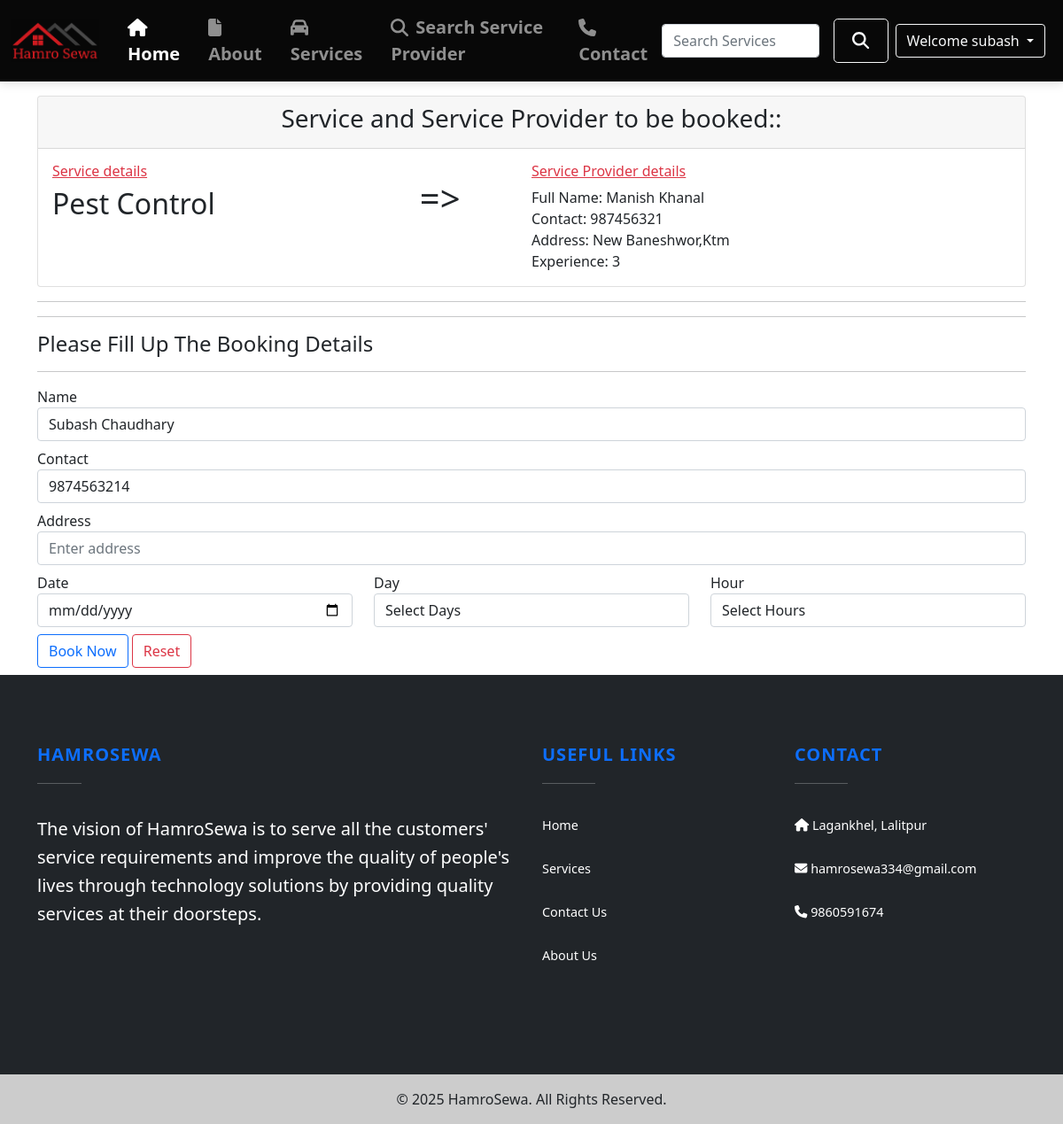
The app's page /booking/2 (signed in) with its own data.
### home/models.py (models this page shows, shortened)
class Service_Man(models.Model):
    status = models.ForeignKey(Status, on_delete=models.CASCADE, null=True)
    city = models.ForeignKey(City, on_delete=models.CASCADE, null=True, blank=True)
    user = models.ForeignKey(User, on_delete=models.CASCADE, null=True)
    phone = models.CharField(max_length=20, null=True)
    image = models.ImageField(upload_to='service_man/', null=True)
    cert = models.FileField(upload_to='service_man/', null=True, default='service_man/certificate.png')
    address = models.CharField(max_length=100, null=True)
    service = models.ForeignKey(Service, on_delete=CASCADE, null=True, blank=True)
    experience = models.IntegerField(default=0)
    date_joined = models.DateField(auto_now_add=True)

class Service(models.Model):
    service_id = models.AutoField(primary_key=True)
    service_name = models.CharField(max_length=50)
    service_desc = models.TextField()
    image = models.FileField(null=True)
    pub_date = models.DateField(auto_now_add=True)

class Customer(models.Model):
    user = models.ForeignKey(User, on_delete=models.CASCADE, null=True)
    phone = models.CharField(max_length=20, null=True)
    address = models.CharField(max_length=100, null=True)
    image = models.ImageField(upload_to='customer/', null=True)
    date_joined = models.DateField(auto_now_add=True)

### home/views.py (the view, shortened to what this page needs)
# urls.py: path('booking/<int:pid>', views.customerBooking, name='booking'),
@login_required(login_url='login')
def customerBooking(request, pid):
    if not request.user.is_authenticated:
        return redirect('login')
    try:
        customer = Customer.objects.get(user=request.user)
    except:
        messages.error(request, 'You must be customer to book a service!!')
        return redirect('services')
    u = User.objects.get(id=pid)
    serv = Service_Man.objects.get(user=u)
    return render(request, 'booking.html', {'serv': serv, 'customer': customer})

### templates/booking.html (shortened to what this page needs)
{% extends 'base.html' %}
{% block body %}
<div class="container mt-3">
    <div class="card">
        <div class="card-header">
            <h3 class="text-center">Service and Service Provider to be booked:: </h3>
        </div>
        <div class="card-body row">
            <div class="col-md-4">
                <h6 class="text-danger"><u> Service details</u></h6>
                <h2 class="card-title">{{serv.service.service_name}}</h2>
            </div>
            <div class="col-md-1 m-3">
                <h1> => </h1>
            </div>
            <div class="col-md-6 p-0 m-0">
                <h6 class="text-danger"><u> Service Provider details</u></h6>
                <p class="m-0">Full Name: {{serv.user.first_name}} {{serv.user.last_name}}</p>
                <p class="m-0">Contact: {{serv.phone}}</p>
                <p class="m-0">Address: {{serv.address}}</p>
                <p class="m-0">Experience: {{serv.experience}}</p>
            </div>
        </div>
    </div>
    <hr>
    <hr>
    <div>
        <h4>Please Fill Up The Booking Details</h4>
        <hr>
        <form action="" method="POST">
            <div class="form-group mt-2">
                <label>Name</label>
                <input type="text" class="form-control" name="name" placeholder="Enter Name" value="{{customer.user.first_name}} {{customer.user.last_name}}" required>
            </div>
            <div class="form-group my-2">
                <label>Contact</label>
                <input type="tel" class="form-control" name="phone" placeholder="Enter Phone" value="{{customer.phone}}" required>
            </div>
            <div class="form-group">
                <label>Address</label>
                <input type="text" class="form-control" name="address" placeholder="Enter address" required>
            </div>
            <div class="form-group mt-2">
                <div class="row">
                    <div class="col">
                        <label>Date</label>
                        <input type="date" class="form-control" name="date" placeholder="Enter Date" required>
                    </div>
                    <div class="col">
                        <label>Day</label>
                        <select class="form-control" name="day" required>
                            <option>Select Days</option>
                        </select>
                    </div>
                    <div class="col">
                        <label>Hour</label>
                        <select class="form-control" name="hour" required>
                            <option>Select Hours</option>
                        </select>
                    </div>
                </div>
            </div>
            <div class="form-group my-2">
                <button type="submit" class="btn btn-outline-primary" onclick="booked()">Book Now</button>
                <button type="reset" class="btn btn-outline-danger">Reset</button>
            </div>
        </form>
    </div>
</div>
{% endblock %}

### templates/base.html (shortened to what this page needs)
{% load static %}
<!DOCTYPE html>
<html lang="en">
<head>
    <link rel="stylesheet" href="https://cdnjs.cloudflare.com/ajax/libs/jquery-confirm/3.3.2/jquery-confirm.min.css">
    <link href="https://cdn.jsdelivr.net/npm/bootstrap@5.0.1/dist/css/bootstrap.min.css" rel="stylesheet"
>
    <link rel="stylesheet" href="https://cdnjs.cloudflare.com/ajax/libs/font-awesome/4.7.0/css/font-awesome.min.css">
    <link rel="stylesheet" href="https://stackpath.bootstrapcdn.com/font-awesome/4.7.0/css/font-awesome.min.css">
<link rel="stylesheet" href="https://cdnjs.cloudflare.com/ajax/libs/font-awesome/6.4.0/css/all.min.css"
integrity="sha512-iecdLmaskl7CVkqkXNQ/ZH/XLlvWZOJyj7Yy7tcenmpD1ypASozpmT/E0iPtmFIB46ZmdtAc9eNBvH0H/ZpiBw=="
crossorigin="anonymous" />
    <link rel="stylesheet" href="{% static '/css/style.css' %}">
</head>
<body>
<nav class="navbar navbar-expand-lg navbar-dark" style="background-color: #080808; box-shadow: 0 4px 10px rgba(0,0,0,0.1);">
    <div class="container-fluid">
        <a class="navbar-brand" href="/"><img src="{% static 'img/logo11.png' %}" style="width: 100px;" /></a>
        <div class="collapse navbar-collapse" id="navbarSupportedContent">
            <ul class="navbar-nav me-auto mb-2 mb-lg-0" style="font-weight: 600;">
                <li class="nav-item mx-2">
                    <a class="nav-link active fs-5" aria-current="page" href="/">
                        <i class="fa fa-home" style="padding-right: 8px;"></i>Home
                    </a>
                </li>
                <li class="nav-item mx-2">
                    <a class="nav-link fs-5" href="/about">
                        <i class="fa fa-file" style="padding-right: 8px;"></i>About
                    </a>
                </li>
                <li class="nav-item mx-2">
                    <a class="nav-link fs-5" href="/services">
                        <i class="fa fa-car" style="padding-right: 8px;"></i>Services
                    </a>
                </li>
                <li class="nav-item mx-2">
                    <a class="nav-link fs-5" href="{% url 'search_user' %}">
                        <i class="fa fa-search" style="padding-right: 8px;"></i>Search Service Provider
                    </a>
                </li>
                <li class="nav-item mx-2">
                    <a class="nav-link fs-5" href="/contact">
                        <i class="fa fa-phone" style="padding-right: 8px;"></i>Contact
                    </a>
                </li>
            </ul>
            <form class="d-flex align-items-center" action="/search" method="GET">
                <input class="form-control me-3" type="search" name="search" id="search"
                       placeholder="Search Services" aria-label="Search" required>
                <button class="btn btn-outline-light btn-lg" type="submit" style="font-size: 1.2rem; padding: 10px 20px;">
                    <i class="fa fa-search"></i>
                </button>
            </form>
            <div class="m-2">
                {% if user.is_authenticated %}
                <span class="dropdown">
                    <button class="btn btn-outline-light dropdown-toggle" type="button" id="userid"
                        data-bs-toggle="dropdown" aria-expanded="false">
                        Welcome {{request.user}}
                    </button>
                </span>
                {% endif %}
            </div>
        </div>
    </div>
</nav>
    {% block body %}{% endblock body %}
<footer class="text-white bg-dark">
    <div class="container py-5">
        <div class="row">
            <div class="col-lg-6 col-md-12 mb-4">
                <h5 class="text-uppercase fw-bold text-primary">HamroSewa</h5>
                <hr class="mb-4 mt-0 d-inline-block mx-auto" style="width: 50px; background-color: #fff;" />
                <p class="lead fs-bold">
                    The vision of HamroSewa is to serve all the customers' service requirements and improve the
                    quality of
                    people's lives through technology solutions by providing quality services at their
                    doorsteps.
                </p>
            </div>
            <div class="col-lg-3 col-md-6 mb-4">
                <h5 class="text-uppercase fw-bold text-primary">Useful links</h5>
                <hr class="mb-4 mt-0 d-inline-block mx-auto" style="width: 60px; background-color: #fff;" />
                <p>
                    <a href="#!" class="text-white text-decoration-none">Home</a>
                </p>
                <p>
                    <a href="/services/" class="text-white text-decoration-none">Services</a>
                </p>
                <p>
                    <a href="/contact/" class="text-white text-decoration-none">Contact Us</a>
                </p>
                <p>
                    <a href="/about/" class="text-white text-decoration-none">About Us</a>
                </p>
            </div>
            <div class="col-lg-3 col-md-6 mb-4">
                <h5 class="text-uppercase fw-bold text-primary">Contact</h5>
                <hr class="mb-4 mt-0 d-inline-block mx-auto" style="width: 60px; background-color: #fff;" />
                <p><i class="fa fa-home mr-3"></i>
                    <a href="https://www.google.com/maps?q=Lagankhel,+Lalitpur" target="_blank" class="text-white text-decoration-none">Lagankhel, Lalitpur</a>
                </p>
                <p><i class="fa fa-envelope mr-3"></i>
                    <a href="mailto:gharsewaadmin@gmail.com" class="text-white text-decoration-none">hamrosewa334@gmail.com</a>
                </p>
                <p><i class="fa fa-phone mr-3"></i>
                    <a href="tel:9860591674" class="text-white text-decoration-none">9860591674</a>
                </p>
            </div>
        </div>
    </div>
</footer>
<div class="text-center p-3" style="background-color: rgba(0, 0, 0, 0.2);">
    <p class="mb-0">© 2025 HamroSewa. All Rights Reserved.</p>
</div>
</body>
</html>

### static/css/style.css (style rules this page uses)
:root { --font1: "Montserrat"; --font2: "Roboto Slab"; --color1: #708ce7; }
* { box-sizing: border-box; margin: 0; padding: 0; }
html { scroll-behavior: smooth; }
body { overflow-x: hidden; line-height: 1.5; }
img { display: block; }
.row { justify-content: space-between; }

### templates/base.html (style rules this page uses)
a { text-decoration: none; }
footer { background-color: #1c2331; color: white; padding-top: 30px; padding-bottom: 30px; }
footer h5 { font-size: 1.25rem; font-weight: 700; letter-spacing: 1px; margin-bottom: 20px; }
footer hr { width: 100px; background-color: #7c4dff; height: 2px; margin: 10px 0; }
footer p, footer a { font-size: 0.9rem; line-height: 1.6; }
footer p { padding: 5px 0; }

### records on screen
Service_Man: service.service_name "Pest Control", user.first_name "Manish", user.last_name "Khanal", phone "987456321", address "New Baneshwor,Ktm", experience "3"
Customer: name "Subash Chaudhary", phone "9874563214"

### other values on screen
{{ request.user }} "subash"
